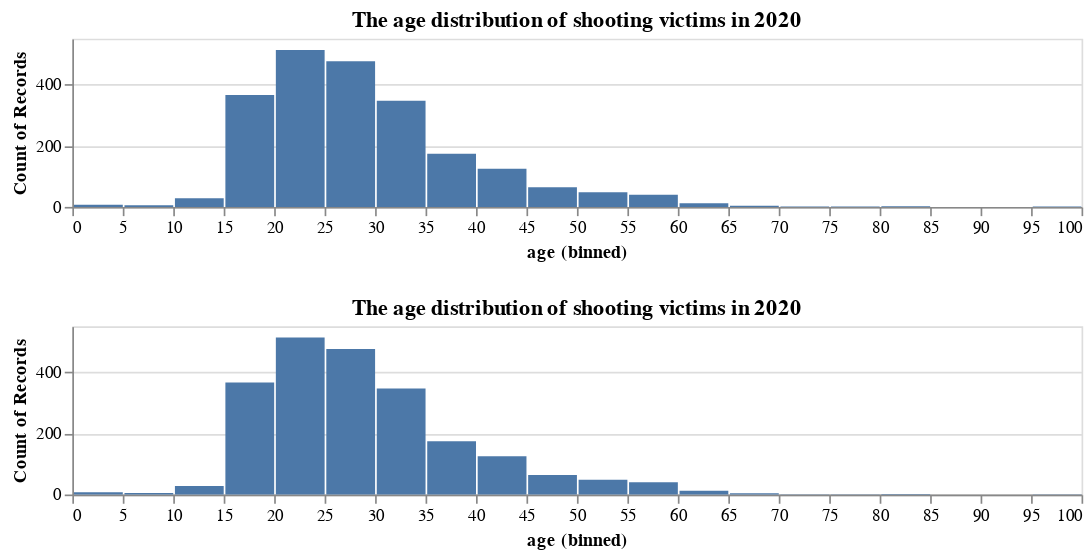

Notebook code cell kept with this figure:
### Markdown cell above
## Histogram with a responsive bin
The blow chart is a histogram visualizing the number of shooting victims of each age in 2020,and when you drag and click on this pannel, the top pannel's bins will change. It allows us to view the specific situation in each age bin.

### Code cell
shootings_2020=shootings.loc[shootings["year"]==2020]

brush = alt.selection_interval(encodings=['x'])

base = alt.Chart(shootings_2020,title="The age distribution of shooting victims in 2020").mark_bar().encode(
    y='count():Q'
).properties(
    width=600,
    height=100
)
alt.vconcat(
  base.encode(
    alt.X('age:Q',
      bin=alt.Bin(maxbins=30, extent=brush),
      scale=alt.Scale(domain=brush,zero=False)
    )
  ),
  base.encode(
    alt.X('age:Q', bin=alt.Bin(maxbins=30)),
  ).add_selection(brush)
)

### Figure 1 — Vega-Lite specification as saved in the notebook (floating-point values rounded to 4 significant figures; data arrays with more than 128 entries replaced by an {"elided": "..."} marker saying what was removed)
{"config": {"view": {"continuousWidth": 400, "continuousHeight": 300}}, "vconcat": [{"mark": "bar", "encoding": {"x": {"type": "quantitative", "bin": {"extent": {"selection": "selector021"}, "maxbins": 30}, "field": "age", "scale": {"domain": {"selection": "selector021"}, "zero": false}}, "y": {"type": "quantitative", "aggregate": "count"}}, "height": 100, "title": "The age distribution of shooting victims in 2020", "width": 600}, {"mark": "bar", "encoding": {"x": {"type": "quantitative", "bin": {"maxbins": 30}, "field": "age"}, "y": {"type": "quantitative", "aggregate": "count"}}, "height": 100, "selection": {"selector021": {"type": "interval", "encodings": ["x"]}}, "title": "The age distribution of shooting victims in 2020", "width": 600}], "data": {"name": "data-2b3d6b76bbcf595dacbf12925661081c"}, "$schema": "https://vega.github.io/schema/vega-lite/v4.8.1.json", "datasets": {"data-2b3d6b76bbcf595dacbf12925661081c": {"elided": "2214 records"}}}
